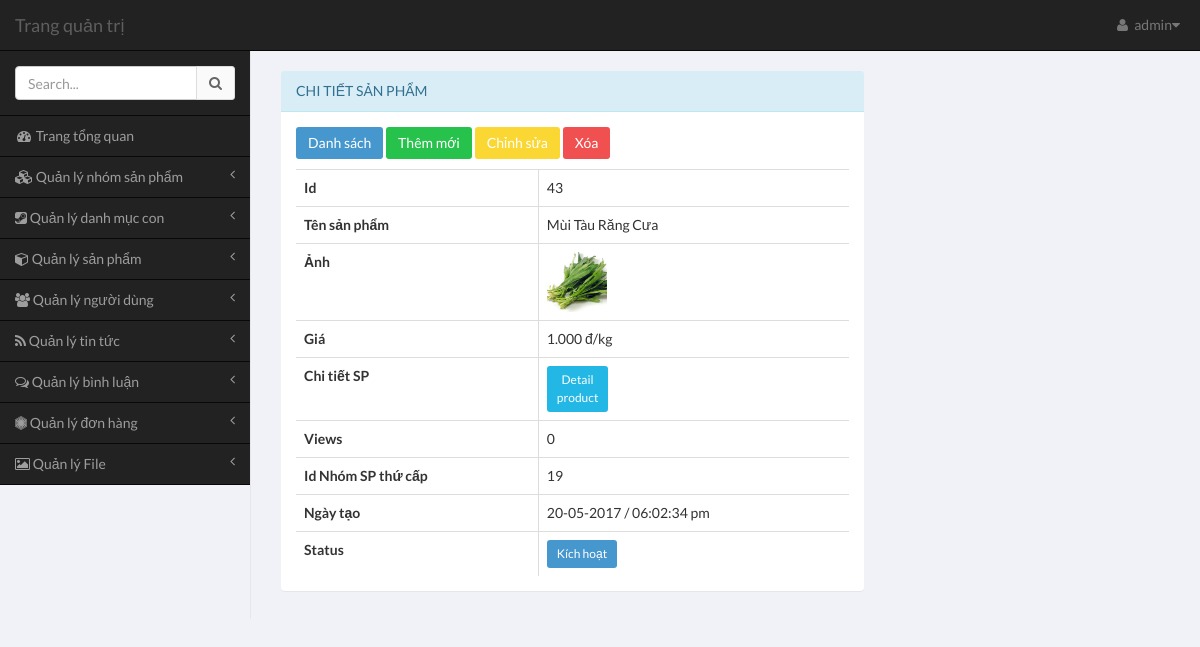
The app's page /admin/pages/index.php?module=product&action=view-product&id=43 (signed in) with its own data.
### tables this page shows
CREATE TABLE `product` (
  `id` int(11) NOT NULL,
  `name` varchar(100) NOT NULL,
  `image` varchar(255) DEFAULT NULL,
  `price` int(11) NOT NULL,
  `detail_product` text,
  `views` int(11) DEFAULT NULL,
  `id_subcate` int(11) NOT NULL,
  `status` tinyint(1) DEFAULT '1',
  `created_date` int(11) DEFAULT NULL
);

### common/database.php (called while the page is built, shortened)
<?php
$mysqli = mysqli_connect(DB_HOST, DB_USER, DB_PASS, DB_NAME);
mysqli_set_charset($mysqli,"utf8");
function get_one($table,$field_name,$field_value){
	global $mysqli;
	$sql = "SELECT * FROM $table WHERE $field_name = '$field_value'";
	$res = mysqli_query($mysqli,$sql);
	return mysqli_fetch_assoc($res);
}
?>

### admin/pages/modules/product/view-product.php (the view, shortened to what this page needs)
<?php
if (!empty($_GET['id'])) {
	$row = get_one('product','id',$_GET['id']);
}else{
	echo 'Tham so id khong hop le';
}
?>
<div class="row">
    <div class="col-md-8">
        <section class="panel panel-info" style="margin-top: 20px;">
            <header class="panel-heading" >
                Chi tiết sản phẩm
            </header>
            <div class="panel-body table-responsive">
			<p>
				<a href="index.php?module=product&action=list-product" class="btn btn-primary">
					Danh sách
				</a>
				<a href="index.php?module=product&action=add-product" class="btn btn-success">
					Thêm mới
				</a>
				<a href="index.php?module=product&action=edit-product&id=<?php echo $row['id']; ?>" class="btn btn-warning">
					Chỉnh sửa
				</a>
				<a href="index.php?module=product&action=delete-product&id=<?php echo $row['user_id']; ?>" class="btn  btn-danger" onclick="return confirm('Are you sure ? ')">
					Xóa
				</a>
			</p>
			<?php if($row) : ?>
				<table class="table table-bordered table-hover">
					<tbody>
						<tr>
							<th>Id</th>
							<td><?php echo $row['id'] ?></td>
						</tr>
						<tr>
							<th>Tên sản phẩm</th>
							<td><?php echo $row['name'] ?></td>
						</tr>
						<tr>
							<th>Ảnh</th>
							<td class="fix-img"><img src="../../uploads/products/<?php echo $row['image']; ?>"></td>
						</tr>
						<tr>
							<th>Giá</th>
							<td><?php echo number_format($row['price'],0,' ','.') ?> đ/kg</td>
						</tr>
						<tr>
							<th>Chi tiết SP</th>
							<td>
								<button type="button" class="btn btn-info btn-sm" data-toggle="modal" data-target="#myModal-<?php echo $row['id']; ?>">Detail<br>product</button>
								</td>
							</tr>
							<tr>
								<th>Views</th>
								<td><?php echo $row['views']; ?></td>
							</tr>
							<tr>
								<th>Id Nhóm SP thứ cấp</th>
								<td><?php echo $row['id_subcate']; ?></td>
							</tr>
							<tr>
								<th>Ngày tạo</th>
								<td><?php echo date('d-m-Y / h:i:s a',$row['created_date']); ?></td>
							</tr>
							<tr>
								<th>Status</th>
								<td>
									<?php if($row['status'] == 1 ) : ?>
										<span class="btn btn-primary btn-sm">Kích hoạt</span>
									<?php else: ?>
										<span class="btn btn-default btn-sm">Không kích hoạt</span>
									<?php endif; ?>
								</td>
							</tr>
						</tbody>
					</table>
					</div>
				<?php endif; ?></div>
			</div>
		</div>

### records on screen
product: id "43", name "Mùi Tàu Răng Cưa", image (picture), price "1.000", views "0", id_subcate "19", created_date "20-05-2017 / 06:02:34 pm"

### other values on screen
$user['username'] "admin"
